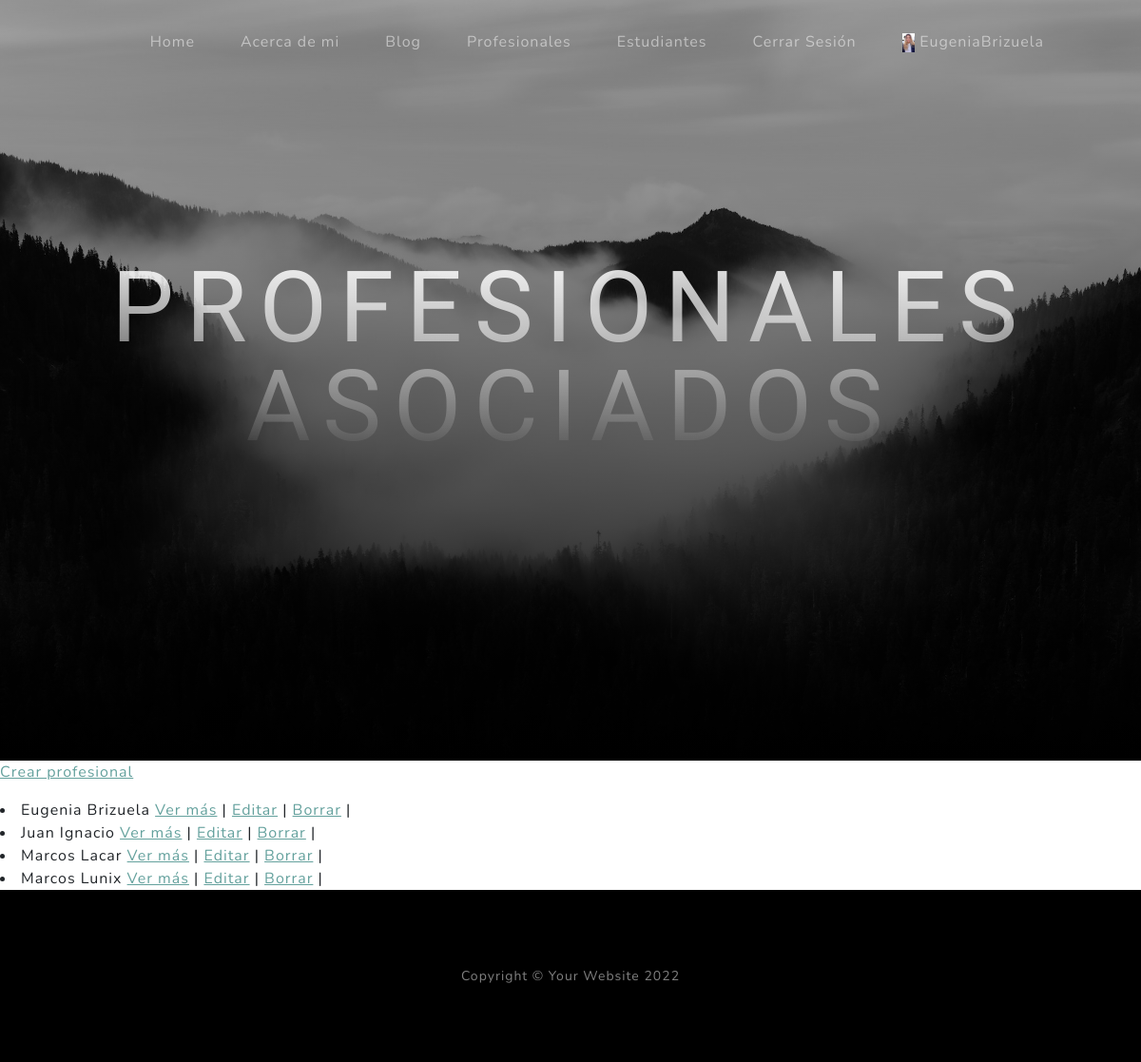
/clases/profesional/ (signed in), run on an earlier commit of the app's database.
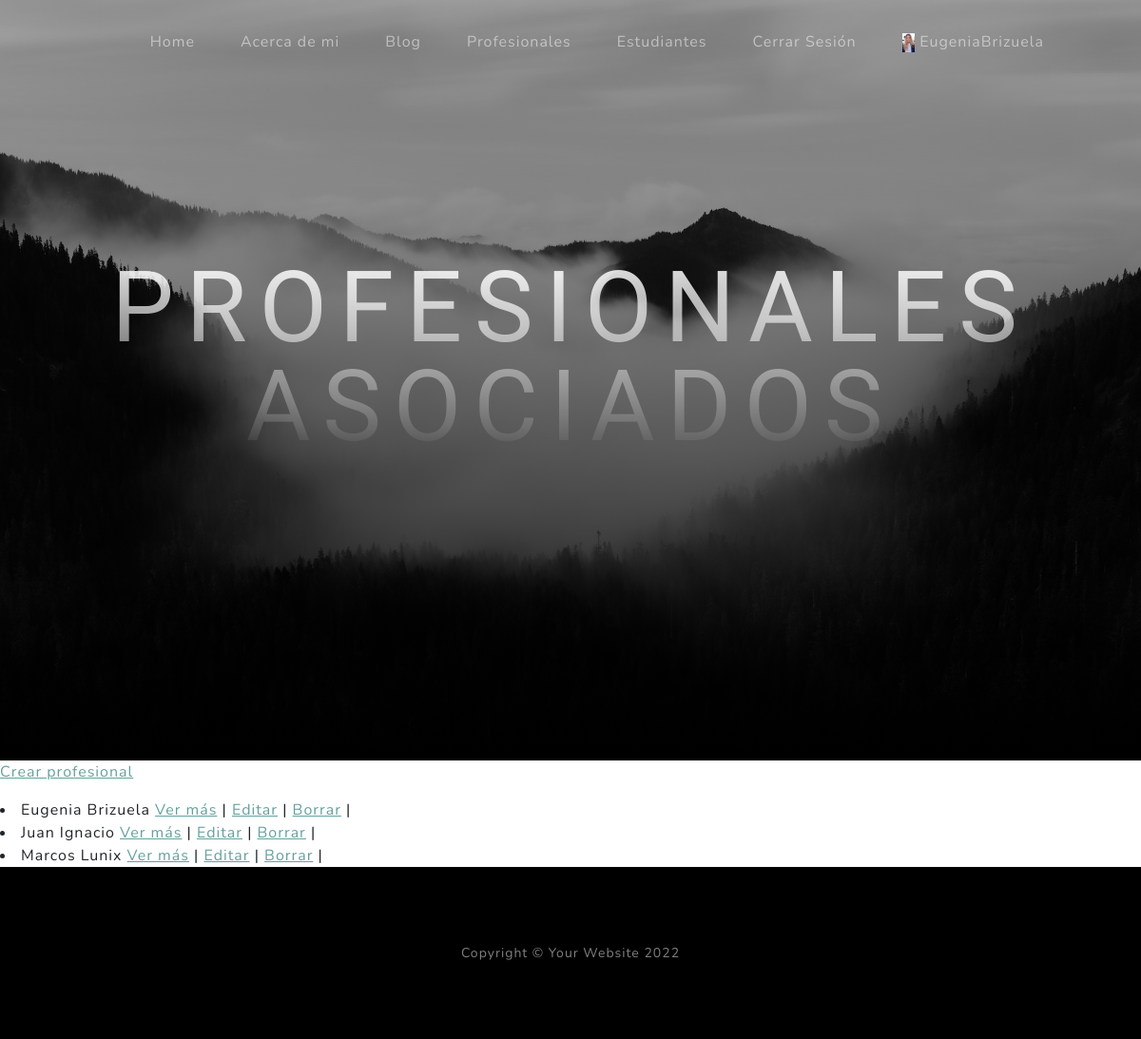
And on a later commit of the database.
### clases/models.py (models this page shows)
class Profesional (models.Model):
    nombre = models.CharField(max_length=20)
    apellido = models.CharField(max_length=30)
    especialidad = models.CharField (max_length=50)
    def __str__ (self):
           return f'{self.nombre} {self.apellido}'

### clases/views.py (the view)
# urls.py: path('profesional/', views.ProfesionalLista.as_view(), name = 'profesional_lista'),
class ProfesionalLista (ListView):
    model = Profesional
    template_name = 'clases/profesional_lista.html'

### clases/templates/clases/profesional_lista.html (shortened to what this page needs)
{% extends 'index/index.html' %}
{% block 'header_text_block' %}
    <h1 class="mx-auto my-0 text-uppercase">Profesionales asociados</h1>
{% endblock 'header_text_block' %}
{% block 'body_block' %}
    <p>
        <a href={% url 'profesional_crear' %}>Crear profesional</a>
    </p>
    {% for profesional in object_list %}
    <li>
        {{profesional}}
        <a href={% url 'profesional_detalle' profesional.id %}>Ver más</a> |
        <a href={% url 'profesional_editar' profesional.id %}>Editar</a> |
        <a href={% url 'profesional_borrar' profesional.id %}>Borrar</a> |
    </li>
    {% endfor %}
{% endblock 'body_block' %}

What changed in the data, as far as the page shows it:
removed Profesional: nombre+apellido "Marcos Lacar"
